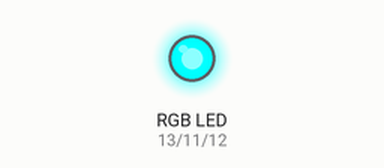
This sketch was run on a simulated Arduino Uno, built with avr-gcc and run on an emulated ATmega328P. Parts: an RGB LED mixed from three pins (HIGH = lit).

Above: at 1.0 s.
At 3.0 s:
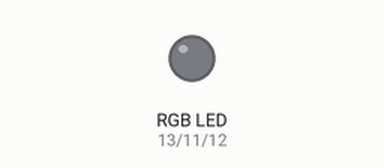
Timing chart, 0 to 5.2 s (numbered marks = the images above):
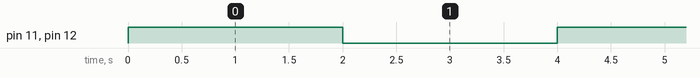

The sketch:

rgb_led_blink_cyan1.ino
```cpp
// Radit Mamnun
// RGB LED BLINK
//CYAN LED BLINK

int red=13,blue=12,green=11;

void setup()
{
  pinMode(red,OUTPUT);
   pinMode(blue,OUTPUT);
   pinMode(green,OUTPUT);

}
void loop()
{
  cyanBlink();
}


void cyanBlink()
{

  digitalWrite(blue,HIGH);
  digitalWrite(green,HIGH);
  delay(2000);

  digitalWrite(blue,LOW);
  digitalWrite(green,LOW);
  delay(2000);

}
```

Measured:
- by itself, pin 11 (green), pin 12 (blue): alternates HIGH for 2.0 s and LOW for 2.0 s
